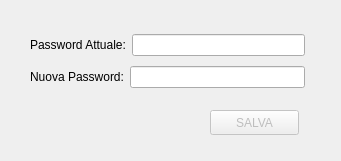
<?xml version="1.0" encoding="UTF-8"?>
<ui version="4.0">
 <class>PasswordEditor</class>
 <widget class="QDialog" name="PasswordEditor">
  <property name="geometry">
   <rect>
    <x>0</x>
    <y>0</y>
    <width>341</width>
    <height>161</height>
   </rect>
  </property>
  <property name="windowTitle">
   <string>Dialog</string>
  </property>
  <widget class="QPushButton" name="pB_saveNewPassword">
   <property name="enabled">
    <bool>false</bool>
   </property>
   <property name="geometry">
    <rect>
     <x>210</x>
     <y>110</y>
     <width>89</width>
     <height>25</height>
    </rect>
   </property>
   <property name="text">
    <string>SALVA</string>
   </property>
  </widget>
  <widget class="QWidget" name="layoutWidget">
   <property name="geometry">
    <rect>
     <x>30</x>
     <y>30</y>
     <width>275</width>
     <height>62</height>
    </rect>
   </property>
   <layout class="QVBoxLayout" name="verticalLayout">
    <item>
     <layout class="QHBoxLayout" name="horizontalLayout">
      <item>
       <widget class="QLabel" name="l_CurrentPassword">
        <property name="text">
         <string>Password Attuale:</string>
        </property>
       </widget>
      </item>
      <item>
       <widget class="QLineEdit" name="lE_CurrentPassword"/>
      </item>
     </layout>
    </item>
    <item>
     <layout class="QHBoxLayout" name="horizontalLayout_2">
      <item>
       <widget class="QLabel" name="l_NewPassword">
        <property name="text">
         <string>Nuova Password:</string>
        </property>
       </widget>
      </item>
      <item>
       <widget class="QLineEdit" name="lE_NewPassword"/>
      </item>
     </layout>
    </item>
   </layout>
  </widget>
 </widget>
 <resources/>
 <connections/>
</ui>
